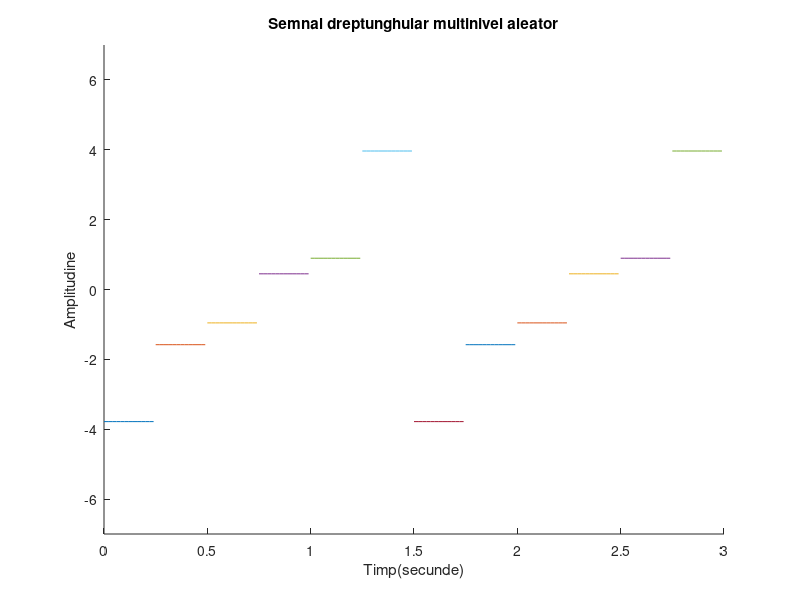

Here is the MATLAB script that generated this plot:
hold on;
%20ms
r1=rand(1);
r2=rand(1);
r3=rand(1);
r4=rand(1);
r5=rand(1);
r6=rand(1);
t1=0:.02:0.25;
t2=0.25:.02:0.5;
t3=0.5:.02:0.75;
t4=0.75:.02:1;
t5=1:.02:1.25;
t6=1.25:.02:1.5;
x1=-5*r1*square(pi*8*t1,100);
x2=-3*r2*square(pi*8*t2,100);
x3=-1*r3*square(pi*8*t3,100);
x4=1*r4*square(pi*8*t4,100);
x5=3*r5*square(pi*8*t5,100);
x6=5*r6*square(pi*8*t6,100);
plot(t1,x1);
plot(t2,x2);
plot(t3,x3);
plot(t4,x4);
plot(t5,x5);
plot(t6,x6);
axis([0 3 -7 7]);
plot(1.5+t1,x1);
plot(1.5+t2,x2);
plot(1.5+t3,x3);
plot(1.5+t4,x4);
plot(1.5+t5,x5);
plot(1.5+t6,x6);
xlabel('Timp(secunde)')
ylabel('Amplitudine')
title('Semnal dreptunghular multinivel aleator')
